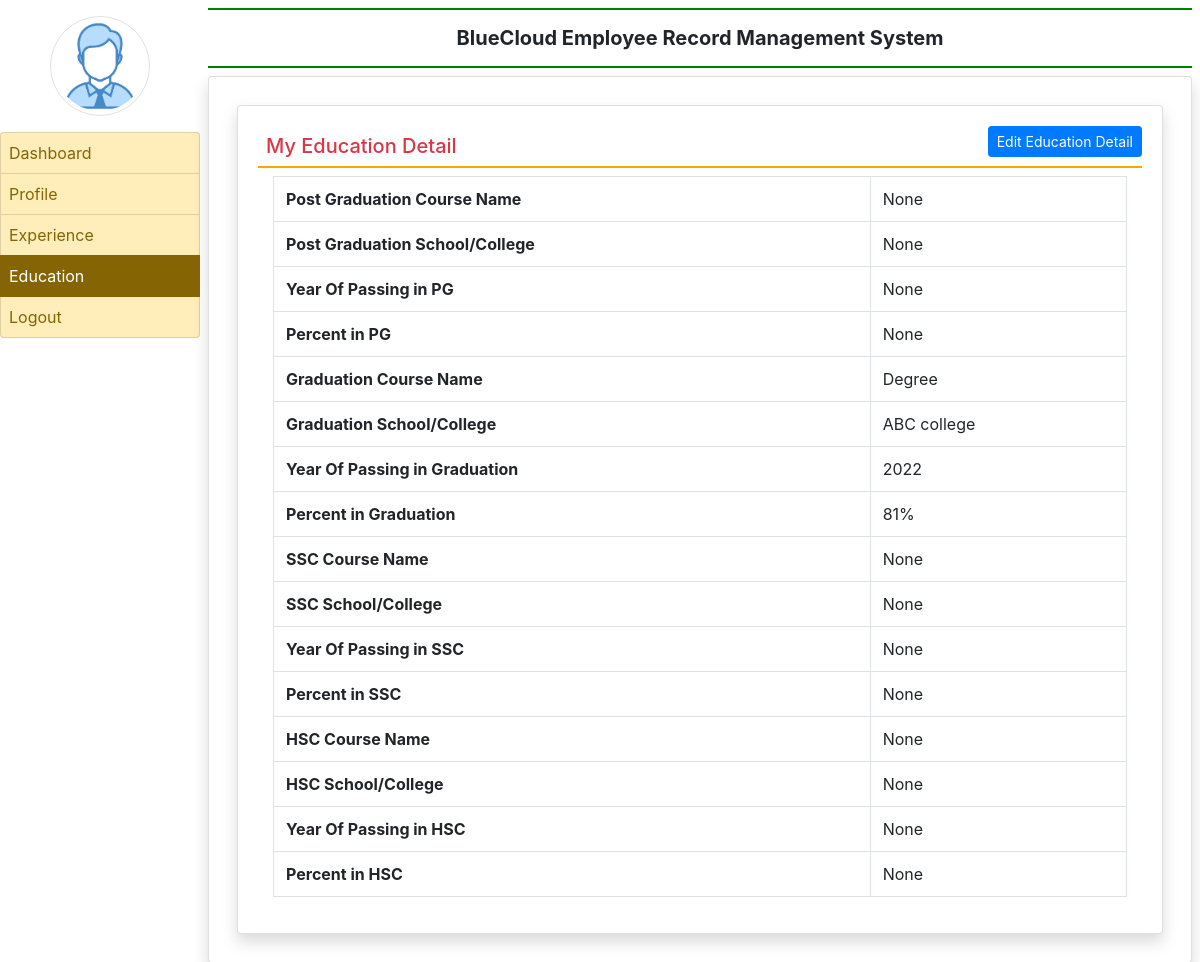
The app's page /my_education/ (signed in) with its own data.
### myapp/models.py (models this page shows, shortened)
class EmployeeEducation(models.Model):
    user = models.ForeignKey(User,on_delete=models.CASCADE)
    coursepg = models.CharField(max_length=100, null=True)
    schoolclgpg= models.CharField(max_length=200, null=True)
    yearofpassingpg = models.CharField(max_length=20, null=True)
    percentagepg = models.CharField(max_length=30, null=True)
    coursegra = models.CharField(max_length=100, null=True)
    schoolclggra= models.CharField(max_length=200, null=True)
    yearofpassinggra = models.CharField(max_length=20, null=True)
    percentagegra = models.CharField(max_length=30, null=True)
    coursessc = models.CharField(max_length=100, null=True)
    schoolclgssc= models.CharField(max_length=200, null=True)
    yearofpassingssc = models.CharField(max_length=20, null=True)
    percentagessc = models.CharField(max_length=30, null=True)
    coursehsc = models.CharField(max_length=100, null=True)
    schoolclghsc= models.CharField(max_length=200, null=True)
    yearofpassinghsc = models.CharField(max_length=20, null=True)
    percentagehsc = models.CharField(max_length=30, null=True)

### myapp/views.py (the view)
# urls.py: path('my_education/', views.my_education,name='my_education'),
def my_education(request):
    if not request.user.is_authenticated:
        return redirect('emp_login')
    user = request.user
    education = EmployeeEducation.objects.get(user=user)
    return render(request,'my_education.html',locals())

### myapp/templates/my_education.html
{% extends 'emp_base.html' %}
{% block main %}
<div class="card shadow m-2">
    <div class="card-body">
        <a href="{% url 'edit_myeducation' %}" class="btn btn-primary float-right btn-sm">Edit Education Detail</a>
        <h5 class="p-2 text-danger" style="border-bottom: 2px solid orange;">My Education Detail</h5>
        <div class="container-fluid">
            <table class="table table-bordered">
                <tr>
                    <th>Post Graduation Course Name</th>
                    <td>{{education.coursepg}}</td>
                </tr>
                <tr>
                    <th>Post Graduation School/College</th>
                    <td>{{education.schoolclgpg}}</td>
                </tr>
                <tr>
                    <th>Year Of Passing in PG</th>
                    <td>{{education.yearofpassingpg}}</td>
                </tr>
                <tr>
                    <th>Percent in PG</th>
                    <td>{{education.percentagepg}}</td>
                </tr>
                <tr>
                    <th>Graduation Course Name</th>
                    <td>{{education.coursegra}}</td>
                </tr>
                <tr>
                    <th>Graduation School/College</th>
                    <td>{{education.schoolclggra}}</td>
                </tr>
                <tr>
                    <th>Year Of Passing in Graduation</th>
                    <td>{{education.yearofpassinggra}}</td>
                </tr>
                <tr>
                    <th>Percent in Graduation</th>
                    <td>{{education.percentagegra}}</td>
                </tr>
                <tr>
                    <th>SSC Course Name</th>
                    <td>{{education.coursessc}}</td>
                </tr>
                <tr>
                    <th>SSC School/College</th>
                    <td>{{education.schoolclgssc}}</td>
                </tr>
                <tr>
                    <th>Year Of Passing in SSC</th>
                    <td>{{education.yearofpassingssc}}</td>
                </tr>
                <tr>
                    <th>Percent in SSC </th>
                    <td>{{education.percentagessc}}</td>
                </tr>
                <tr>
                    <th>HSC Course Name</th>
                    <td>{{education.coursehsc}}</td>
                </tr>
                <tr>
                    <th>HSC School/College</th>
                    <td>{{education.schoolclghsc}}</td>
                </tr>
                <tr>
                    <th>Year Of Passing in HSC</th>
                    <td>{{education.yearofpassinghsc}}</td>
                </tr>
                <tr>
                    <th>Percent in HSC</th>
                    <td>{{education.percentagehsc}}</td>
                </tr>
            </table>
        </div>
    </div>
</div>
{% endblock %}

### records on screen
EmployeeEducation: coursepg "None", schoolclgpg "None", yearofpassingpg "None", percentagepg "None", coursegra "Degree", schoolclggra "ABC college", yearofpassinggra "2022", percentagegra "81%", coursessc "None", schoolclgssc "None", yearofpassingssc "None", percentagessc "None", coursehsc "None", schoolclghsc "None", yearofpassinghsc "None", percentagehsc "None"
